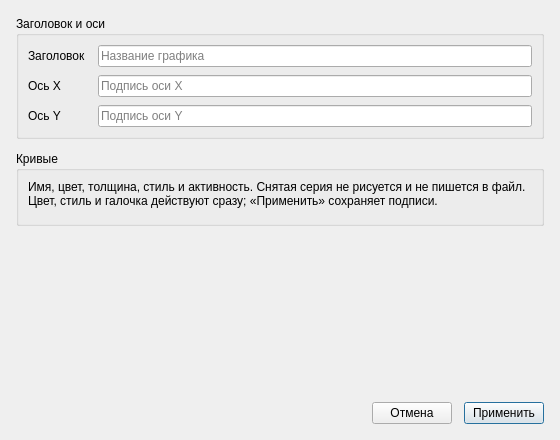
<?xml version="1.0" encoding="UTF-8"?>
<ui version="4.0">
 <class>ChartDialog</class>
 <widget class="QDialog" name="ChartDialog">
  <property name="geometry">
   <rect>
    <x>0</x>
    <y>0</y>
    <width>560</width>
    <height>440</height>
   </rect>
  </property>
  <property name="windowTitle">
   <string>Свойства графика</string>
  </property>
  <layout class="QVBoxLayout" name="verticalLayout">
   <property name="spacing">
    <number>12</number>
   </property>
   <property name="leftMargin">
    <number>16</number>
   </property>
   <property name="topMargin">
    <number>16</number>
   </property>
   <property name="rightMargin">
    <number>16</number>
   </property>
   <property name="bottomMargin">
    <number>16</number>
   </property>
   <item>
    <widget class="QGroupBox" name="axesGroup">
     <property name="title">
      <string>Заголовок и оси</string>
     </property>
     <layout class="QFormLayout" name="axesForm">
      <property name="horizontalSpacing">
       <number>12</number>
      </property>
      <property name="verticalSpacing">
       <number>8</number>
      </property>
      <item row="0" column="0">
       <widget class="QLabel" name="titleLabel">
        <property name="text">
         <string>Заголовок</string>
        </property>
       </widget>
      </item>
      <item row="0" column="1">
       <widget class="QLineEdit" name="titleEdit">
        <property name="placeholderText">
         <string>Название графика</string>
        </property>
       </widget>
      </item>
      <item row="1" column="0">
       <widget class="QLabel" name="xAxisLabel">
        <property name="text">
         <string>Ось X</string>
        </property>
       </widget>
      </item>
      <item row="1" column="1">
       <widget class="QLineEdit" name="xAxisLabelEdit">
        <property name="placeholderText">
         <string>Подпись оси X</string>
        </property>
       </widget>
      </item>
      <item row="2" column="0">
       <widget class="QLabel" name="yAxisLabel">
        <property name="text">
         <string>Ось Y</string>
        </property>
       </widget>
      </item>
      <item row="2" column="1">
       <widget class="QLineEdit" name="yAxisLabelEdit">
        <property name="placeholderText">
         <string>Подпись оси Y</string>
        </property>
       </widget>
      </item>
     </layout>
    </widget>
   </item>
   <item>
    <widget class="QGroupBox" name="seriesGroup">
     <property name="title">
      <string>Кривые</string>
     </property>
     <layout class="QVBoxLayout" name="seriesLayout">
      <item>
       <widget class="QLabel" name="seriesHint">
        <property name="text">
         <string>Имя, цвет, толщина, стиль и активность. Снятая серия не рисуется и не пишется в файл. Цвет, стиль и галочка действуют сразу; «Применить» сохраняет подписи.</string>
        </property>
        <property name="wordWrap">
         <bool>true</bool>
        </property>
        <property name="styleSheet">
         <string notr="true">color: palette(placeholder-text); font-size: 9pt;</string>
        </property>
       </widget>
      </item>
      <item>
       <widget class="QWidget" name="seriesHost" native="true">
        <property name="minimumHeight">
         <number>120</number>
        </property>
       </widget>
      </item>
     </layout>
    </widget>
   </item>
   <item>
    <spacer name="vSpacer">
     <property name="orientation">
      <enum>Qt::Vertical</enum>
     </property>
     <property name="sizeHint" stdset="0">
      <size>
       <width>20</width>
       <height>8</height>
      </size>
     </property>
    </spacer>
   </item>
   <item>
    <layout class="QHBoxLayout" name="buttonLayout">
     <item>
      <spacer name="btnSpacer">
       <property name="orientation">
        <enum>Qt::Horizontal</enum>
       </property>
       <property name="sizeHint" stdset="0">
        <size>
         <width>40</width>
         <height>20</height>
        </size>
       </property>
      </spacer>
     </item>
     <item>
      <widget class="QPushButton" name="cancelButton">
       <property name="text">
        <string>Отмена</string>
       </property>
      </widget>
     </item>
     <item>
      <widget class="QPushButton" name="applyButton">
       <property name="text">
        <string>Применить</string>
       </property>
       <property name="default">
        <bool>true</bool>
       </property>
      </widget>
     </item>
    </layout>
   </item>
  </layout>
 </widget>
 <resources/>
 <connections/>
</ui>
